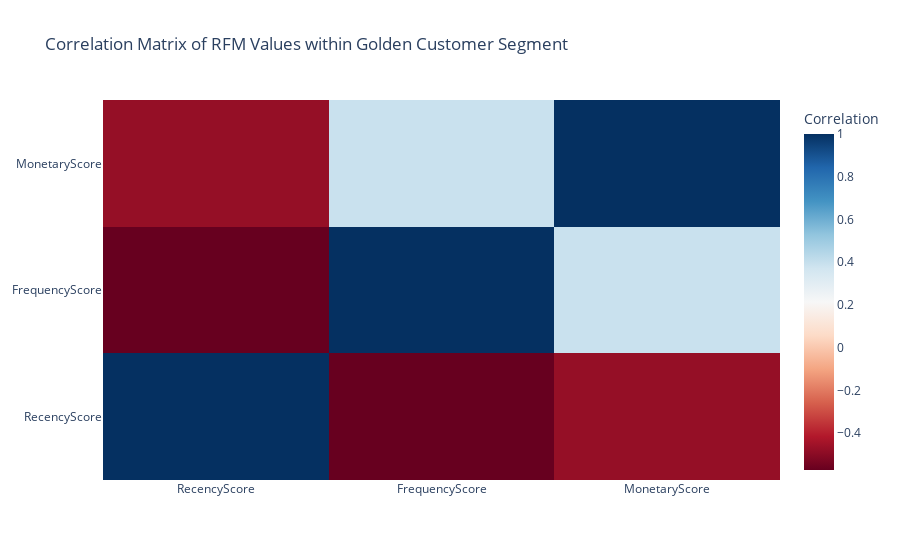

Notebook cell for this chart:
### Code cell
heatmap = go.Figure(data=go.Heatmap(
        z=corr_matrix.values,
        x=corr_matrix.columns,
        y=corr_matrix.columns,
        colorscale='RdBu',
        colorbar=dict(title='Correlation')))

heatmap.update_layout(title='Correlation Matrix of RFM Values within Golden Customer Segment')
heatmap.show()

### Figure 1 — Plotly figure (JSON) as saved in the notebook; plotly's stock layout.template omitted (floating-point values rounded to 4 significant figures)
{"data": [{"colorbar": {"title": {"text": "Correlation"}}, "colorscale": [[0, "rgb(103,0,31)"], [0.1, "rgb(178,24,43)"], [0.2, "rgb(214,96,77)"], [0.3, "rgb(244,165,130)"], [0.4, "rgb(253,219,199)"], [0.5, "rgb(247,247,247)"], [0.6, "rgb(209,229,240)"], [0.7, "rgb(146,197,222)"], [0.8, "rgb(67,147,195)"], [0.9, "rgb(33,102,172)"], [1, "rgb(5,48,97)"]], "type": "heatmap", "x": ["RecencyScore", "FrequencyScore", "MonetaryScore"], "y": ["RecencyScore", "FrequencyScore", "MonetaryScore"], "z": [[1, -0.5717, -0.4747], [-0.5717, 1, 0.3907], [-0.4747, 0.3907, 1]]}], "layout": {"title": {"text": "Correlation Matrix of RFM Values within Golden Customer Segment"}}}
